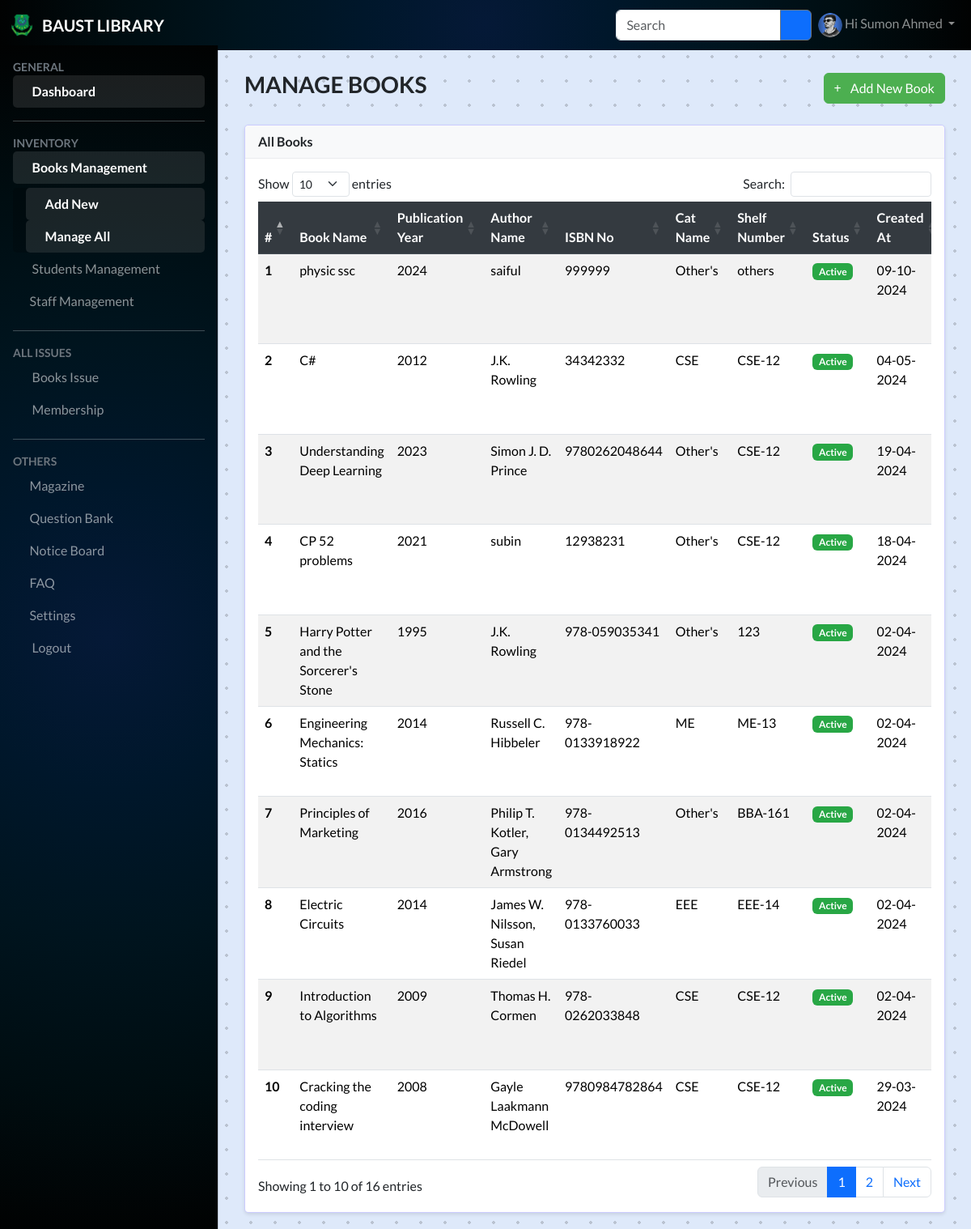
The app's page /books/index.php (signed in) with its own data.
### tables this page shows
CREATE TABLE `books` (
  `id` int(11) NOT NULL,
  `title` varchar(255) DEFAULT NULL,
  `author` varchar(255) DEFAULT NULL,
  `publication_year` varchar(10) DEFAULT NULL,
  `isbn` varchar(255) DEFAULT NULL,
  `category_id` int(11) DEFAULT NULL,
  `status` tinyint(1) NOT NULL DEFAULT 1,
  `shelf_no` varchar(255) DEFAULT NULL,
  `created_at` timestamp NOT NULL DEFAULT current_timestamp(),
  `updated_at` timestamp NULL DEFAULT NULL
);

CREATE TABLE `categories` (
  `id` int(11) NOT NULL,
  `name` varchar(255) DEFAULT NULL,
  `created_at` timestamp NOT NULL DEFAULT current_timestamp(),
  `updated_at` timestamp NULL DEFAULT NULL
);

### models/book.php (called while the page is built, shortened)
<?php
function getBooks($conn)
{
    $sql = "select b.*, c.name as cat_name from books b
        inner join categories c on c.id = b.category_id
        order by id desc";
    $result = $conn->query($sql);
    return $result;
}

### books/index.php (the view, shortened to what this page needs)
<?php
include_once(DIR_URL . "config/database.php");
include_once(DIR_URL . "models/book.php");
$books = getBooks($conn);
include_once(DIR_URL . "include/header.php");
include_once(DIR_URL . "include/topbar.php");
include_once(DIR_URL . "include/sidebar.php");
?>
<main class="mt-5 pt-3" style="box-sizing:border-box; padding: 20px">
    <div class="container-fluid">
        <div class="row dashboard-counts">
            <div class="col-md-12 mt-4">
                <div class="d-flex justify-content-between align-items-center">
                    <h3 class="fw-bold text-uppercase">Manage Books</h3>
                    <a href="<?php echo BASE_URL ?>books/add.php" class="btn btn-success">
                        <i class="fa-solid fa-plus me-2"></i> Add New Book
                    </a>
                </div>
            </div>
            <div class="col-md-12 mt-4">
                <div class="card">
                    <div class="card-header">
                        All Books
                    </div>
                    <div class="card-body">
                        <div class="table-responsive">
                            <table id="data-table" class="table table-responsive table-striped" style="width:100%">
                                <thead class="table-dark">
                                    <tr>
                                        <th scope="col">#</th>
                                        <th scope="col">Book Name</th>
                                        <th scope="col">Publication Year</th>
                                        <th scope="col">Author Name</th>
                                        <th scope="col">ISBN No</th>
                                        <th scope="col">Cat Name</th>
                                        <th scope="col">Shelf Number</th>
                                        <th scope="col">Status</th>
                                        <th scope="col">Created At</th>
                                    </tr>
                                </thead>
                                <tbody>
                                    <?php
                                    if ($books->num_rows > 0) {
                                        $i = 1;
                                        while ($row = $books->fetch_assoc()) {
                                    ?>
                                            <tr>
                                                <th scope="row"><?php echo $i++ ?></th>
                                                <td><?php echo $row['title'] ?></td>
                                                <td><?php echo $row['publication_year'] ?></td>
                                                <td><?php echo $row['author'] ?></td>
                                                <td><?php echo $row['isbn'] ?></td>
                                                <td><?php echo $row['cat_name'] ?></td>
                                                <td><?php echo $row['shelf_no'] ?></td>
                                                <td>
                                                    <?php
                                                    if ($row['status'] == 1)
                                                        echo '<span class="badge text-bg-success">Active</span>';
                                                    else echo '<span class="badge text-bg-danger">Inactive</span>';
                                                    ?>
                                                </td>
                                                <td><?php echo date("d-m-Y", strtotime($row['created_at'])) ?></td>
                                            </tr>
                                    <?php }
                                    } ?>
                                </tbody>
                            </table>
                        </div>
                    </div>
                </div>
            </div>
        </div>
    </div>
</main>
<?php include_once(DIR_URL . "include/footer.php") ?>

### assets/css/style.css (style rules this page uses)
body { font-family: "Lato", sans-serif; background-color: #f5f5f5; height: 100vh; }
a:link { text-decoration: none; }
:root { --offcanvas-width: 270px; --topNavbarHeight: 56px; }
@media (min-width: 992px) { body { overflow: auto !important; } }
@media (min-width: 992px) { main { margin-left: var(--offcanvas-width); } }
.container1 { height: 100%; background-color:#dee9fa; background-image: radial-gradient(rgba(12, 12, 12, 0.171) 2px, transparent 0); background-size: 30px 30px; background-position: -5px -5px; }
.card { background: rgb(255, 255, 255); border-radius: 5px; border: 1px solid rgba(0, 0, 255, .2); transition: all .2s; box-shadow: 10px 10px 2px 1px rgba(0, 0, 255, .2); }
body { margin: auto; overflow: auto; animation: gradient 300s ease infinite; background-size: 400% 400%; background-attachment: fixed; }

### assets/css/custom.css (style rules this page uses)
.btn-success { background-color: #4CAF50; border-color: #4CAF50; }
.card { box-shadow: 0 2px 4px rgba(0, 0, 0, 0.1); }
.card-header { background-color: #f8f9fa; border-bottom: 1px solid #eaecef; font-weight: bold; }
.table thead th, .table-dark th, .table-striped > thead > tr, .table > thead { background-color: #343a40 !important; color: white !important; font-weight: bold; border-color: #454d55 !important; }
.table th { font-weight: bold; }
.table-striped > tbody > tr:nth-of-type(odd) { background-color: rgba(0, 0, 0, 0.025); }
.table-striped > tbody > tr:nth-of-type(even) { background-color: #ffffff; }
.badge.text-bg-success { background-color: #28a745 !important; }

### records on screen
books: title "physic ssc", publication_year "2024", author "saiful", isbn "999999", category.name "Other's", shelf_no "others", status "Active", created_at "09-10-2024"
books: title "C#", publication_year "2012", author "J.K. Rowling", isbn "34342332", category.name "CSE", shelf_no "CSE-12", status "Active", created_at "04-05-2024"
books: title "Understanding Deep Learning", publication_year "2023", author "Simon J. D. Prince", isbn "9780262048644", category.name "Other's", shelf_no "CSE-12", status "Active", created_at "19-04-2024"
books: title "CP 52 problems", publication_year "2021", author "subin", isbn "12938231", category.name "Other's", shelf_no "CSE-12", status "Active", created_at "18-04-2024"
books: title "Harry Potter and the Sorcerer's Stone", publication_year "1995", author "J.K. Rowling", isbn "978-059035341", category.name "Other's", shelf_no "123", status "Active", created_at "02-04-2024"
books: title "Engineering Mechanics: Statics", publication_year "2014", author "Russell C. Hibbeler", isbn "978-0133918922", category.name "ME", shelf_no "ME-13", status "Active", created_at "02-04-2024"
books: title "Principles of Marketing", publication_year "2016", author "Philip T. Kotler, Gary Armstrong", isbn "978-0134492513", category.name "Other's", shelf_no "BBA-161", status "Active", created_at "02-04-2024"
books: title "Electric Circuits", publication_year "2014", author "James W. Nilsson, Susan Riedel", isbn "978-0133760033", category.name "EEE", shelf_no "EEE-14", status "Active", created_at "02-04-2024"
books: title "Introduction to Algorithms", publication_year "2009", author "Thomas H. Cormen", isbn "978-0262033848", category.name "CSE", shelf_no "CSE-12", status "Active", created_at "02-04-2024"
books: title "Cracking the coding interview", publication_year "2008", author "Gayle Laakmann McDowell", isbn "9780984782864", category.name "CSE", shelf_no "CSE-12", status "Active", created_at "29-03-2024"

### other values on screen
$_SESSION['user']['name'] "Sumon Ahmed"
